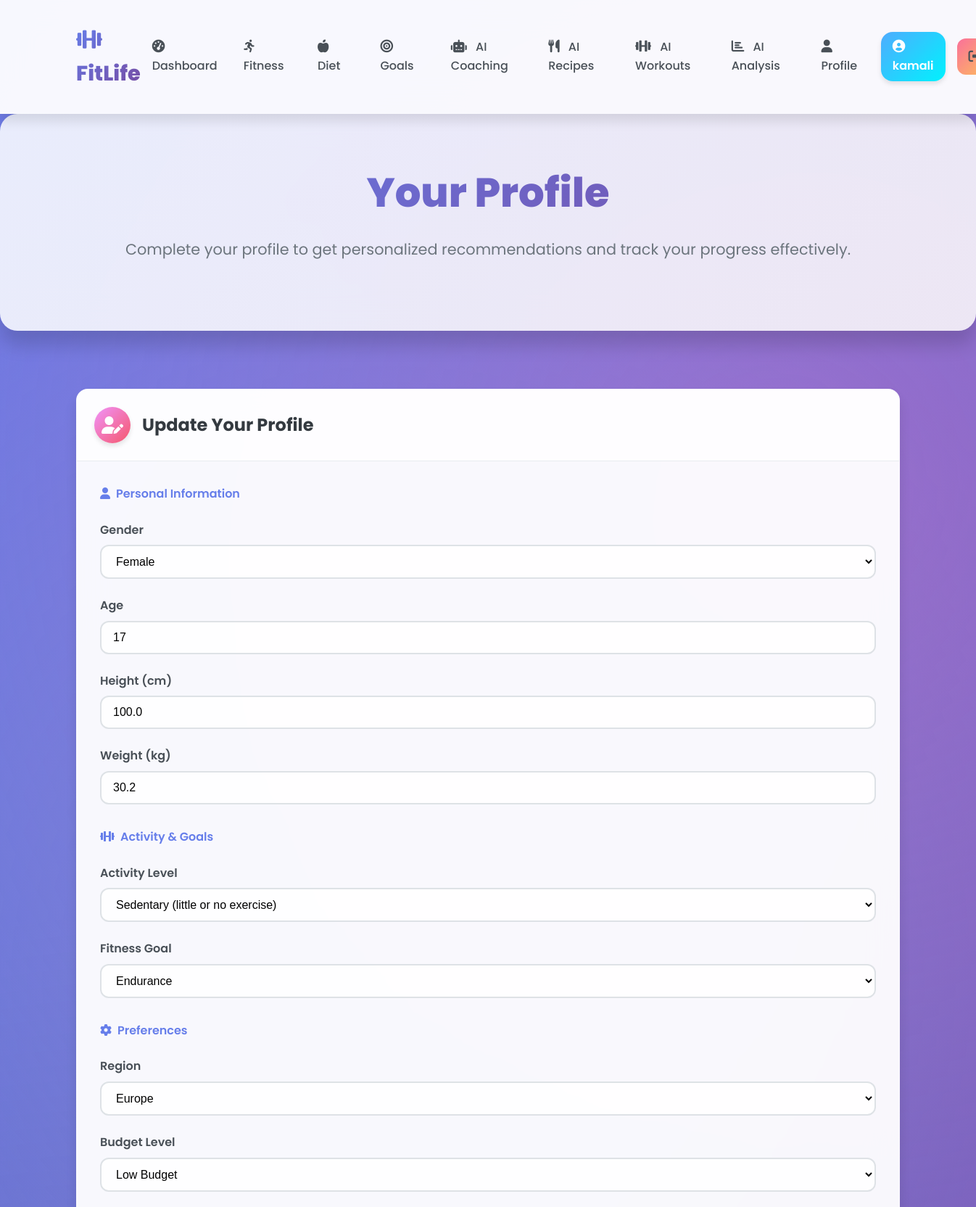
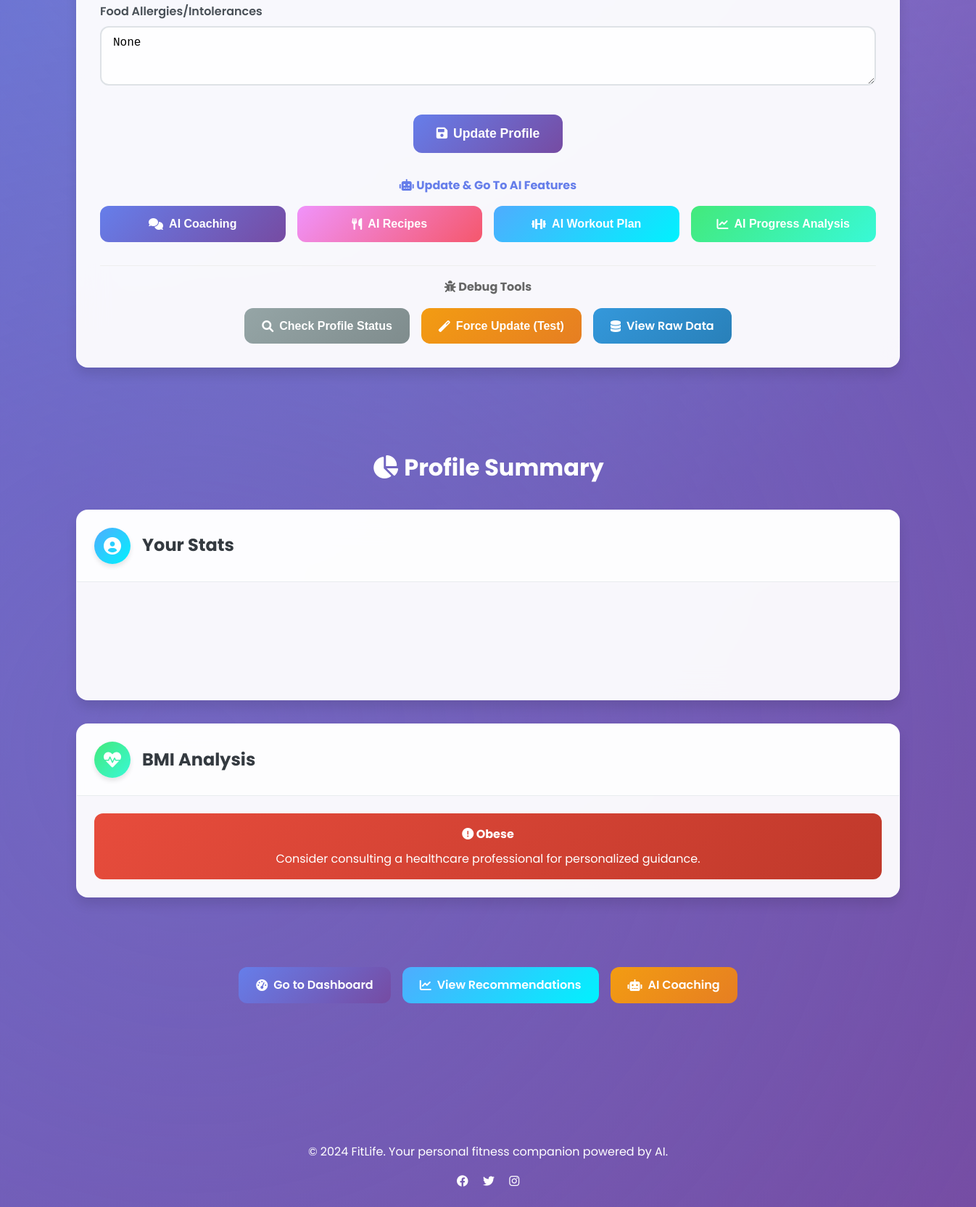
Screenshot of /profile (signed in) with the database file from the repository (2 pictures, top to bottom).
### tables this page shows
CREATE TABLE users (
        id INTEGER PRIMARY KEY AUTOINCREMENT,
        username TEXT UNIQUE NOT NULL,
        password TEXT NOT NULL,
        email TEXT,
        region TEXT,
        budget TEXT,
        allergies TEXT,
        gender TEXT,
        height REAL,
        weight REAL,
        age INTEGER,
        activity_level TEXT,
        fitness_goal TEXT,
        created_at TIMESTAMP DEFAULT CURRENT_TIMESTAMP
    );

### app.py (the view, shortened to what this page needs)
@app.route('/profile', methods=['GET', 'POST'])
def profile():
    if 'user_id' not in session:
        flash('Please log in to access your profile.', 'danger')
        return redirect(url_for('login'))
    user_id = session['user_id']
    print(f"Profile route accessed for user {user_id}")
    try:
        conn = sqlite3.connect(DB_NAME)
        c = conn.cursor()
        c.execute('SELECT region, budget, allergies, gender, height, weight, age, activity_level, fitness_goal FROM users WHERE id=?', (user_id,))
        user = c.fetchone()
        conn.close()
        print(f"GET request - Current user data: {user}")
        if user is None:
            flash('User profile not found.', 'danger')
            return redirect(url_for('dashboard'))
        return render_template('profile.html', user=user)
    except Exception as e:
        print(f"Profile retrieval error: {e}")
        import traceback
        traceback.print_exc()
        flash(f'Error loading profile: {str(e)}', 'danger')
        return redirect(url_for('dashboard'))

### templates/profile.html (shortened to what this page needs)
{% extends "base.html" %}
{% block content %}
<div class="hero">
    <h1 class="text-gradient">Your Profile</h1>
    <p>Complete your profile to get personalized recommendations and track your progress effectively.</p>
</div>
<div class="container">
    <div class="card">
        <div class="card-header">
            <div class="card-icon progress">
                <i class="fas fa-user-edit"></i>
            </div>
            <h3>Update Your Profile</h3>
        </div>
        <form method="POST" style="padding: 2rem;">
            <h4 style="margin-bottom: 1.5rem; color: var(--primary); font-weight: 600;">
                <i class="fas fa-user" style="margin-right: 0.5rem;"></i>Personal Information
            </h4>
            <div class="form-group">
                <label for="gender">Gender</label>
                <select name="gender" id="gender" class="form-control">
                    <option value="female" {% if user and user[3] == 'female' %}selected{% endif %}>Female</option>
                </select>
            </div>
            <div class="form-group">
                <label for="age">Age</label>
                <input type="number" name="age" id="age" min="13" max="120" value="{{ user[6] if user else '' }}" class="form-control">
            </div>
            <div class="form-group">
                <label for="height">Height (cm)</label>
                <input type="number" name="height" id="height" min="100" max="250" step="0.1" value="{{ user[4] if user else '' }}" class="form-control">
            </div>
            <div class="form-group">
                <label for="weight">Weight (kg)</label>
                <input type="number" name="weight" id="weight" min="30" max="300" step="0.1" value="{{ user[5] if user else '' }}" class="form-control">
            </div>
            <h4 style="margin: 2rem 0 1.5rem 0; color: var(--primary); font-weight: 600;">
                <i class="fas fa-dumbbell" style="margin-right: 0.5rem;"></i>Activity & Goals
            </h4>
            <div class="form-group">
                <label for="activity_level">Activity Level</label>
                <select name="activity_level" id="activity_level" class="form-control">
                    <option value="sedentary" {% if user and user[7] == 'sedentary' %}selected{% endif %}>Sedentary (little or no exercise)</option>
                </select>
            </div>
            <div class="form-group">
                <label for="fitness_goal">Fitness Goal</label>
                <select name="fitness_goal" id="fitness_goal" class="form-control">
                    <option value="endurance" {% if user and user[8] == 'endurance' %}selected{% endif %}>Endurance</option>
                </select>
            </div>
            <h4 style="margin: 2rem 0 1.5rem 0; color: var(--primary); font-weight: 600;">
                <i class="fas fa-cog" style="margin-right: 0.5rem;"></i>Preferences
            </h4>
            <div class="form-group">
                <label for="region">Region</label>
                <select name="region" id="region" class="form-control">
                    <option value="europe" {% if user and user[0] == 'europe' %}selected{% endif %}>Europe</option>
                </select>
            </div>
            <div class="form-group">
                <label for="budget">Budget Level</label>
                <select name="budget" id="budget" class="form-control">
                    <option value="low" {% if user and user[1] == 'low' %}selected{% endif %}>Low Budget</option>
                </select>
            </div>
            <div class="form-group">
                <label for="allergies">Food Allergies/Intolerances</label>
                <textarea name="allergies" id="allergies" rows="3" placeholder="e.g., nuts, dairy, gluten, shellfish (separate with commas)" class="form-control">{{ user[2] if user else '' }}</textarea>
            </div>
            <div style="text-align: center; margin-top: 2rem;">
                <button type="submit" class="btn btn-primary" style="padding: 1rem 2rem; font-size: 1.1rem;">
                    <i class="fas fa-save"></i> Update Profile
                </button>
            </div>
            <div style="margin-top: 2rem; text-align: center;">
                <h4 style="color: var(--primary); margin-bottom: 1rem;">
                    <i class="fas fa-robot"></i> Update & Go To AI Features
                </h4>
                <div class="ai-redirect-buttons">
                    <button type="button" class="btn btn-ai-coaching" onclick="updateProfileAndRedirect('ai_coaching')">
                        <i class="fas fa-comments"></i> AI Coaching
                    </button>
                    <button type="button" class="btn btn-ai-recipes" onclick="updateProfileAndRedirect('ai_recipes')">
                        <i class="fas fa-utensils"></i> AI Recipes
                    </button>
                    <button type="button" class="btn btn-ai-workout" onclick="updateProfileAndRedirect('ai_workout_plan')">
                        <i class="fas fa-dumbbell"></i> AI Workout Plan
                    </button>
                    <button type="button" class="btn btn-ai-analysis" onclick="updateProfileAndRedirect('ai_progress_analysis')">
                        <i class="fas fa-chart-line"></i> AI Progress Analysis
                    </button>
                </div>
            </div>
            <div style="margin-top: 2rem; text-align: center; border-top: 1px solid #eee; padding-top: 1rem;">
                <h4 style="color: #666; margin-bottom: 1rem;">
                    <i class="fas fa-bug"></i> Debug Tools
                </h4>
                <div style="display: flex; gap: 1rem; justify-content: center; flex-wrap: wrap;">
                    <button type="button" class="btn btn-secondary" onclick="checkProfileStatus()">
                        <i class="fas fa-search"></i> Check Profile Status
                    </button>
                    <button type="button" class="btn btn-warning" onclick="forceUpdateProfile()">
                        <i class="fas fa-magic"></i> Force Update (Test)
                    </button>
                    <a href="/debug_user_data" target="_blank" class="btn btn-info">
                        <i class="fas fa-database"></i> View Raw Data
                    </a>
                </div>
            </div>
        </form>
    </div>
</div>
{% if user %}
<div class="container">
    <h2 style="text-align: center; margin: 3rem 0 2rem 0; color: white; font-size: 2rem;">
        <i class="fas fa-chart-pie" style="margin-right: 0.5rem;"></i>Profile Summary
    </h2>
    <div class="card">
        <div class="card-header">
            <div class="card-icon diet">
                <i class="fas fa-user-circle"></i>
            </div>
            <h3>Your Stats</h3>
        </div>
        <div class="stats-grid">
        </div>
    </div>
    {% if user[4] and user[5] %}
    <div class="card" style="margin-top: 2rem;">
        <div class="card-header">
            <div class="card-icon goals">
                <i class="fas fa-heartbeat"></i>
            </div>
            <h3>BMI Analysis</h3>
        </div>
        <div style="padding: 1.5rem;">
            {% set bmi = (user[5] / ((user[4]/100) ** 2))|round(1) %}
            {% if bmi < 18.5 %}
                <div style="background: linear-gradient(135deg, #ff6b6b, #ee5a24); color: white; padding: 1rem; border-radius: var(--radius-md); text-align: center;">
                    <h4 style="margin: 0 0 0.5rem 0;"><i class="fas fa-exclamation-triangle"></i> Underweight</h4>
                    <p style="margin: 0;">Consider gaining some weight for better health. Focus on nutrient-dense foods.</p>
                </div>
            {% else %}
                <div style="background: linear-gradient(135deg, #e74c3c, #c0392b); color: white; padding: 1rem; border-radius: var(--radius-md); text-align: center;">
                    <h4 style="margin: 0 0 0.5rem 0;"><i class="fas fa-exclamation-circle"></i> Obese</h4>
                    <p style="margin: 0;">Consider consulting a healthcare professional for personalized guidance.</p>
                </div>
            {% endif %}
        </div>
    </div>
    {% endif %}
</div>
{% endif %}
<div class="container">
    <div class="action-buttons">
        <a href="/dashboard" class="btn btn-primary">
            <i class="fas fa-tachometer-alt"></i> Go to Dashboard
        </a>
        <a href="/recommendations" class="btn btn-success">
            <i class="fas fa-chart-line"></i> View Recommendations
        </a>
        <a href="/ai_coaching" class="btn btn-warning">
            <i class="fas fa-robot"></i> AI Coaching
        </a>
    </div>
</div>
{% endblock %}

### templates/base.html (shortened to what this page needs)
<!DOCTYPE html>
<html lang="en">
<head>
    <link rel="stylesheet" href="{{ url_for('static', filename='style.css') }}">
    <link rel="stylesheet" href="https://cdnjs.cloudflare.com/ajax/libs/font-awesome/6.0.0/css/all.min.css">
</head>
<body>
    <nav class="navbar">
        <div class="container">
            <div style="display: flex; justify-content: space-between; align-items: center; width: 100%;">
                <a href="/" class="navbar-brand">
                    <i class="fas fa-dumbbell" style="margin-right: 0.5rem;"></i>FitLife
                </a>
                <ul class="navbar-nav">
                    {% if session.user_id %}
                        <a href="/dashboard"><i class="fas fa-tachometer-alt"></i> Dashboard</a>
                        <a href="/fitness"><i class="fas fa-running"></i> Fitness</a>
                        <a href="/diet"><i class="fas fa-apple-alt"></i> Diet</a>
                        <a href="/goals"><i class="fas fa-bullseye"></i> Goals</a>
                        <a href="/ai_coaching"><i class="fas fa-robot"></i> AI Coaching</a>
                        <a href="/ai_recipes"><i class="fas fa-utensils"></i> AI Recipes</a>
                        <a href="/ai_workout_plan"><i class="fas fa-dumbbell"></i> AI Workouts</a>
                        <a href="/ai_progress_analysis"><i class="fas fa-chart-bar"></i> AI Analysis</a>
                        <a href="/profile"><i class="fas fa-user"></i> Profile</a>
                        <span class="user-info">
                            <i class="fas fa-user-circle"></i> {{ session.username }}
                        </span>
                        <a href="/logout" class="btn btn-danger">
                            <i class="fas fa-sign-out-alt"></i> Logout
                        </a>
                    {% endif %}
                </ul>
            </div>
        </div>
    </nav>
    <main class="fade-in">
        {% block content %}{% endblock %}
    </main>
    <footer style="text-align: center; padding: 2rem; color: white; margin-top: 4rem;">
        <div class="container">
            <p>&copy; 2024 FitLife. Your personal fitness companion powered by AI.</p>
            <div style="margin-top: 1rem;">
                <a href="#" style="color: white; margin: 0 0.5rem; text-decoration: none;">
                    <i class="fab fa-facebook"></i>
                </a>
                <a href="#" style="color: white; margin: 0 0.5rem; text-decoration: none;">
                    <i class="fab fa-twitter"></i>
                </a>
                <a href="#" style="color: white; margin: 0 0.5rem; text-decoration: none;">
                    <i class="fab fa-instagram"></i>
                </a>
            </div>
        </div>
    </footer>
</body>
</html>

### templates/profile.html (style rules this page uses)
.ai-redirect-buttons { display: grid; grid-template-columns: repeat(auto-fit, minmax(200px, 1fr)); gap: 1rem; margin-top: 1rem; }
.btn-ai-coaching { background: linear-gradient(135deg, #667eea, #764ba2); color: white; border: none; padding: 1rem 1.5rem; border-radius: var(--radius-md); font-weight: 600; cursor: pointer; transition: all 0.3s ease; display: flex; align-items: center; justify-content: center; gap: 0.5rem; text-decoration: none; }
.btn-ai-recipes { background: linear-gradient(135deg, #f093fb, #f5576c); color: white; border: none; padding: 1rem 1.5rem; border-radius: var(--radius-md); font-weight: 600; cursor: pointer; transition: all 0.3s ease; display: flex; align-items: center; justify-content: center; gap: 0.5rem; text-decoration: none; }
.btn-ai-workout { background: linear-gradient(135deg, #4facfe, #00f2fe); color: white; border: none; padding: 1rem 1.5rem; border-radius: var(--radius-md); font-weight: 600; cursor: pointer; transition: all 0.3s ease; display: flex; align-items: center; justify-content: center; gap: 0.5rem; text-decoration: none; }
.btn-ai-analysis { background: linear-gradient(135deg, #43e97b, #38f9d7); color: white; border: none; padding: 1rem 1.5rem; border-radius: var(--radius-md); font-weight: 600; cursor: pointer; transition: all 0.3s ease; display: flex; align-items: center; justify-content: center; gap: 0.5rem; text-decoration: none; }
.btn-secondary { background: linear-gradient(135deg, #95a5a6, #7f8c8d); color: white; border: none; padding: 0.75rem 1.5rem; border-radius: var(--radius-md); font-weight: 600; cursor: pointer; transition: all 0.3s ease; text-decoration: none; display: inline-flex; align-items: center; gap: 0.5rem; }
.btn-warning { background: linear-gradient(135deg, #f39c12, #e67e22); color: white; border: none; padding: 0.75rem 1.5rem; border-radius: var(--radius-md); font-weight: 600; cursor: pointer; transition: all 0.3s ease; text-decoration: none; display: inline-flex; align-items: center; gap: 0.5rem; }
.btn-info { background: linear-gradient(135deg, #3498db, #2980b9); color: white; border: none; padding: 0.75rem 1.5rem; border-radius: var(--radius-md); font-weight: 600; cursor: pointer; transition: all 0.3s ease; text-decoration: none; display: inline-flex; align-items: center; gap: 0.5rem; }

### rows the page displays
users: username "kamali", gender "Female", age "17", height "100.0", weight "30.2", activity_level "Sedentary (little or no exercise)", fitness_goal "Endurance", region "Europe", budget "Low Budget", allergies "None"
